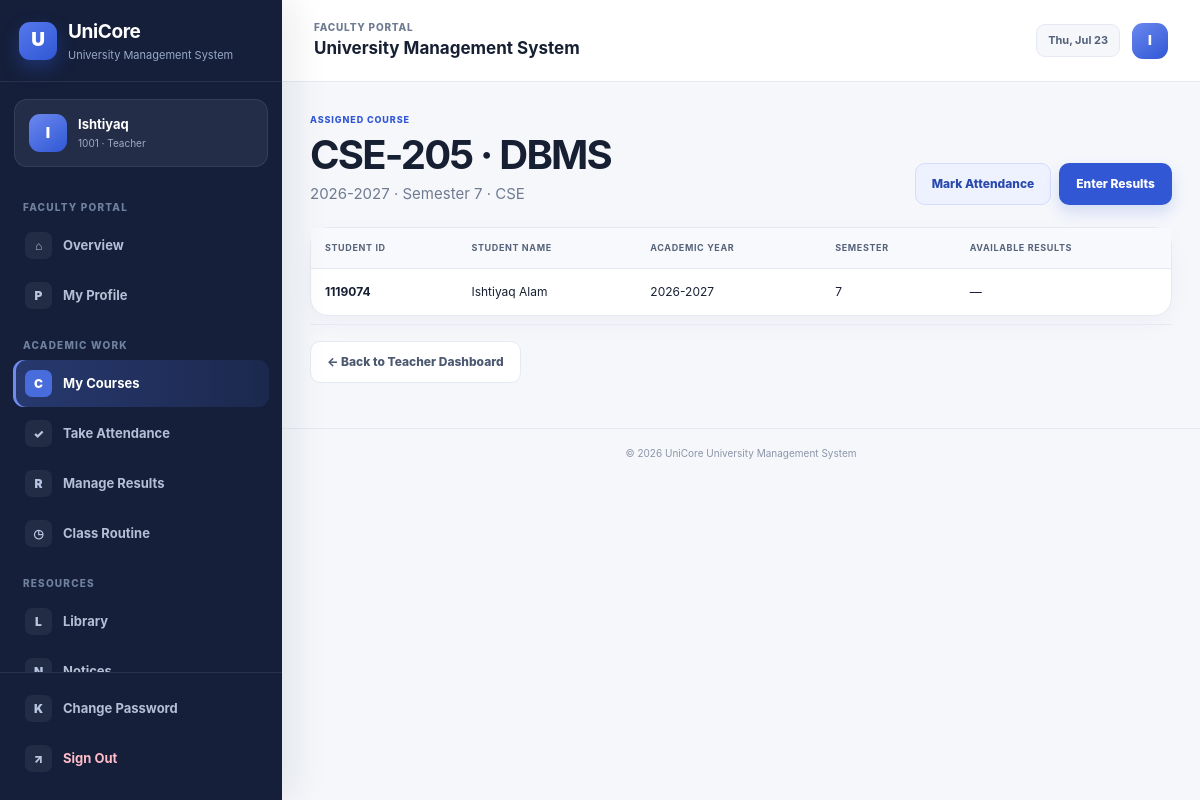
The app's page /teacher-portal/assignment/3/ (signed in) with its own data.
### accounts/models.py (models this page shows, shortened)
class UserProfile(models.Model):
    ADMIN = "ADMIN"
    STUDENT = "STUDENT"
    TEACHER = "TEACHER"
    ROLE_CHOICES = [
        (ADMIN, "Administrator"),
        (STUDENT, "Student"),
        (TEACHER, "Teacher"),
    ]
    user = models.OneToOneField(
        settings.AUTH_USER_MODEL,
        on_delete=models.CASCADE,
        related_name="ums_profile",
    )
    role = models.CharField(max_length=10, choices=ROLE_CHOICES)
    reference_id = models.CharField(
        max_length=30,
        blank=True,
        help_text="Student ID from MySQL or Teacher ID from PostgreSQL.",
    )
    display_name = models.CharField(max_length=120, blank=True)
    created_at = models.DateTimeField(auto_now_add=True)
    updated_at = models.DateTimeField(auto_now=True)
    class Meta:
        ordering = ["role", "reference_id", "user__username"]
        constraints = [
            models.UniqueConstraint(
                fields=["role", "reference_id"],
                condition=~models.Q(reference_id=""),
                name="unique_role_reference_account",
            )
        ]

### academic/models.py (models this page shows, shortened)
class TimeStampedModel(models.Model):
    created_at = models.DateTimeField(auto_now_add=True)
    updated_at = models.DateTimeField(auto_now=True)
    class Meta:
        abstract = True

class CourseAssignment(TimeStampedModel):
    teacher_ref = models.CharField(max_length=30, help_text="Teacher ID from the PostgreSQL teacher database")
    teacher_name = models.CharField(max_length=120)
    course = models.ForeignKey(Course, on_delete=models.CASCADE, related_name="assignments")
    academic_year = models.CharField(max_length=9, default="2026-2027")
    semester = models.PositiveSmallIntegerField(choices=Course.SEMESTER_CHOICES, default=1)
    class Meta:
        ordering = ["-academic_year", "teacher_ref", "course__code"]
        constraints = [
            models.UniqueConstraint(
                fields=["teacher_ref", "course", "academic_year", "semester"],
                name="unique_teacher_course_assignment",
            )
        ]

class Course(TimeStampedModel):
    SEMESTER_CHOICES = [(number, f"Semester {number}") for number in range(1, 13)]
    code = models.CharField(max_length=20, unique=True)
    title = models.CharField(max_length=150)
    credit = models.DecimalField(
        max_digits=4,
        decimal_places=1,
        default=Decimal("3.0"),
        validators=[MinValueValidator(Decimal("0.5")), MaxValueValidator(Decimal("12.0"))],
    )
    department = models.ForeignKey(Department, on_delete=models.PROTECT, related_name="courses")
    semester = models.PositiveSmallIntegerField(choices=SEMESTER_CHOICES, default=1)
    active = models.BooleanField(default=True)
    class Meta:
        ordering = ["department__code", "semester", "code"]

class Department(TimeStampedModel):
    code = models.CharField(max_length=15, unique=True)
    name = models.CharField(max_length=120, unique=True)
    office = models.CharField(max_length=120, blank=True)
    phone = models.CharField(max_length=20, blank=True)
    description = models.TextField(blank=True)
    class Meta:
        ordering = ["code"]

class Enrollment(TimeStampedModel):
    student_ref = models.CharField(max_length=30, help_text="Student ID from the MySQL student database")
    student_name = models.CharField(max_length=120)
    course = models.ForeignKey(Course, on_delete=models.CASCADE, related_name="enrollments")
    academic_year = models.CharField(max_length=9, default="2026-2027")
    semester = models.PositiveSmallIntegerField(choices=Course.SEMESTER_CHOICES, default=1)
    enrolled_on = models.DateField(auto_now_add=True)
    class Meta:
        ordering = ["-academic_year", "student_ref", "course__code"]
        constraints = [
            models.UniqueConstraint(
                fields=["student_ref", "course", "academic_year", "semester"],
                name="unique_student_course_enrollment",
            )
        ]

### accounts/views.py (the view)
# urls.py: path("teacher-portal/assignment/<int:assignment_id>/", views.teacher_course, name="teacher_course"),
@teacher_required
def teacher_course(request, assignment_id):
    assignment = _teacher_assignment_or_404(request, assignment_id)
    enrollments = Enrollment.objects.filter(
        course=assignment.course,
        academic_year=assignment.academic_year,
        semester=assignment.semester,
    ).select_related("course")
    results = Result.objects.filter(enrollment__in=enrollments).select_related("enrollment")
    return render(
        request,
        "accounts/teacher_course.html",
        {"assignment": assignment, "enrollments": enrollments, "results": results},
    )

### accounts/context_processors.py (called while the page is built)
def role_context(request):
    return {
        "ums_role": get_user_role(request.user),
        "ums_profile": get_user_profile(request.user),
    }

### accounts/utils.py (called while the page is built)
def get_user_role(user):
    if not getattr(user, "is_authenticated", False):
        return None
    if user.is_superuser or user.is_staff:
        return UserProfile.ADMIN
    try:
        return user.ums_profile.role
    except UserProfile.DoesNotExist:
        return None

def get_user_profile(user):
    if not getattr(user, "is_authenticated", False):
        return None
    try:
        return user.ums_profile
    except UserProfile.DoesNotExist:
        return None

### accounts/views.py (called while the page is built)
def _teacher_assignment_or_404(request, assignment_id):
    profile = get_user_profile(request.user)
    return get_object_or_404(
        CourseAssignment.objects.select_related("course", "course__department"),
        teacher_ref=profile.reference_id,
        pk=assignment_id,
    )

### accounts/templates/accounts/teacher_course.html (shortened to what this page needs)
{% extends "base.html" %}
{% block content %}
<div class="page-header"><div><span class="eyebrow">Assigned Course</span><h1>{{ assignment.course.code }} · {{ assignment.course.title }}</h1><p>{{ assignment.academic_year }} · Semester {{ assignment.semester }} · {{ assignment.course.department.name }}</p></div><div class="button-row"><a class="btn btn-secondary" href="{% url 'teacher_attendance' assignment.id %}">Mark Attendance</a><a class="btn btn-primary" href="{% url 'teacher_results' assignment.id %}">Enter Results</a></div></div>
<div class="table-card"><div class="table-responsive"><table><thead><tr><th>Student ID</th><th>Student Name</th><th>Academic Year</th><th>Semester</th><th>Available Results</th></tr></thead><tbody>{% for item in enrollments %}<tr><td><strong>{{ item.student_ref }}</strong></td><td>{{ item.student_name }}</td><td>{{ item.academic_year }}</td><td>{{ item.semester }}</td><td>{% for result in results %}{% if result.enrollment_id == item.id %}<span class="badge">{{ result.exam_type }}: {{ result.grade }}</span> {% endif %}{% empty %}—{% endfor %}</td></tr>{% empty %}<tr><td colspan="5" class="empty-state">No students are enrolled in this assigned course.</td></tr>{% endfor %}</tbody></table></div></div>
<div class="form-actions"><a class="btn btn-ghost" href="{% url 'teacher_portal' %}">← Back to Teacher Dashboard</a></div>
{% endblock %}

### templates/base.html (shortened to what this page needs)
{% load static %}
<!DOCTYPE html>
<html lang="en">
<head>
  <link rel="stylesheet" href="{% static 'ums/css/style.css' %}?v=20260722-ui2">
</head>
<body class="{% if user.is_authenticated %}app-body{% else %}public-body{% endif %}">
{% if user.is_authenticated %}
  {% with current=request.resolver_match.url_name %}
  <div class="app-layout">
    <aside class="sidebar" data-sidebar>
      <div class="sidebar-brand">
        <a href="{% url 'portal_redirect' %}" class="brand-link">
          <span class="brand-symbol">U</span>
          <span><strong>UniCore</strong><small>University Management System</small></span>
        </a>
      </div>
      <div class="sidebar-profile">
        <span class="profile-avatar">{{ ums_profile.display_name|default:user.username|first|upper }}</span>
        <div><strong>{{ ums_profile.display_name|default:user.username }}</strong><small>{% if ums_role == "ADMIN" %}Administrator{% elif ums_role == "STUDENT" %}{{ ums_profile.reference_id }} · Student{% else %}{{ ums_profile.reference_id }} · Teacher{% endif %}</small></div>
      </div>
      <nav class="sidebar-nav" aria-label="Main navigation">
        {% if ums_role == "ADMIN" %}
          <span class="nav-section-label">Overview</span>
          <a class="nav-item {% if current == 'home' %}active{% endif %}" href="{% url 'home' %}"><span class="nav-icon">⌂</span><span>Dashboard</span></a>
          <span class="nav-section-label">Management</span>
          <a class="nav-item {% if current == 'student_list' or current == 'add_student' or current == 'edit_student' %}active{% endif %}" href="{% url 'student_list' %}"><span class="nav-icon">S</span><span>Students</span></a>
          <a class="nav-item {% if current == 'teacher_list' or current == 'add_teacher' or current == 'edit_teacher' %}active{% endif %}" href="{% url 'teacher_list' %}"><span class="nav-icon">T</span><span>Teachers</span></a>
          <a class="nav-item {% if current == 'academic_dashboard' or current == 'department_list' or current == 'course_list' or current == 'enrollment_list' or current == 'assignment_list' or current == 'attendance_list' or current == 'result_list' or current == 'fee_list' or current == 'routine_list' or current == 'notice_list' %}active{% endif %}" href="{% url 'academic_dashboard' %}"><span class="nav-icon">A</span><span>Academic</span></a>
          <a class="nav-item {% if current == 'library_list' or current == 'issue_list' %}active{% endif %}" href="{% url 'library_list' %}"><span class="nav-icon">L</span><span>Library</span></a>
          <a class="nav-item {% if current == 'bus_card_list' or current == 'bus_card_review' %}active{% endif %}" href="{% url 'bus_card_list' %}"><span class="nav-icon">B</span><span>Bus Cards</span></a>
          <a class="nav-item {% if current == 'account_list' or current == 'account_create' %}active{% endif %}" href="{% url 'account_list' %}"><span class="nav-icon">U</span><span>User Accounts</span></a>
          {% if user.is_staff %}<a class="nav-item" href="{% url 'admin:index' %}"><span class="nav-icon">⚙</span><span>System Admin</span></a>{% endif %}
        {% elif ums_role == "TEACHER" %}
          <span class="nav-section-label">Faculty Portal</span>
          <a class="nav-item {% if current == 'teacher_portal' %}active{% endif %}" href="{% url 'teacher_portal' %}"><span class="nav-icon">⌂</span><span>Overview</span></a>
          <a class="nav-item {% if current == 'teacher_profile' %}active{% endif %}" href="{% url 'teacher_profile' %}"><span class="nav-icon">P</span><span>My Profile</span></a>
          <span class="nav-section-label">Academic Work</span>
          <a class="nav-item {% if current == 'teacher_courses' or current == 'teacher_course' %}active{% endif %}" href="{% url 'teacher_courses' %}"><span class="nav-icon">C</span><span>My Courses</span></a>
          <a class="nav-item {% if current == 'teacher_attendance_center' or current == 'teacher_attendance' %}active{% endif %}" href="{% url 'teacher_attendance_center' %}"><span class="nav-icon">✓</span><span>Take Attendance</span></a>
          <a class="nav-item {% if current == 'teacher_results_center' or current == 'teacher_results' %}active{% endif %}" href="{% url 'teacher_results_center' %}"><span class="nav-icon">R</span><span>Manage Results</span></a>
          <a class="nav-item {% if current == 'teacher_routine' %}active{% endif %}" href="{% url 'teacher_routine' %}"><span class="nav-icon">◷</span><span>Class Routine</span></a>
          <span class="nav-section-label">Resources</span>
          <a class="nav-item " href="{% url 'member_library_catalog' %}"><span class="nav-icon">L</span><span>Library</span></a>
          <a class="nav-item {% if current == 'teacher_notices' %}active{% endif %}" href="{% url 'teacher_notices' %}"><span class="nav-icon">N</span><span>Notices</span></a>
        {% endif %}
      </nav>
      <div class="sidebar-footer">
        <a class="nav-item {% if current == 'change_password' %}active{% endif %}" href="{% url 'change_password' %}"><span class="nav-icon">K</span><span>Change Password</span></a>
        <form method="post" action="{% url 'logout' %}">{% csrf_token %}<button class="nav-item logout-item" type="submit"><span class="nav-icon">↗</span><span>Sign Out</span></button></form>
      </div>
    </aside>
    <div class="app-main">
      <header class="app-header">
        <div class="header-left">
          <div><span class="header-kicker">{% if ums_role == 'ADMIN' %}Administration{% elif ums_role == 'STUDENT' %}Student Portal{% else %}Faculty Portal{% endif %}</span><strong>{% block header_title %}University Management System{% endblock %}</strong></div>
        </div>
        <div class="header-actions"><span class="date-chip">{% now "D, M d" %}</span><span class="header-avatar">{{ ums_profile.display_name|default:user.username|first|upper }}</span></div>
      </header>
      <main class="app-content">
        {% block content %}{% endblock %}
      </main>
      <footer class="app-footer">© {% now "Y" %} UniCore University Management System</footer>
    </div>
  </div>
  {% endwith %}
{% endif %}
</body>
</html>

### records on screen
UserProfile: display_name|first "I", display_name "Ishtiyaq", reference_id "1001"
CourseAssignment: course.code "CSE-205", course "DBMS", academic_year "2026-2027", semester "7", course.department.name "CSE"
Enrollment: student_ref "1119074", student_name "Ishtiyaq Alam", academic_year "2026-2027", semester "7"
